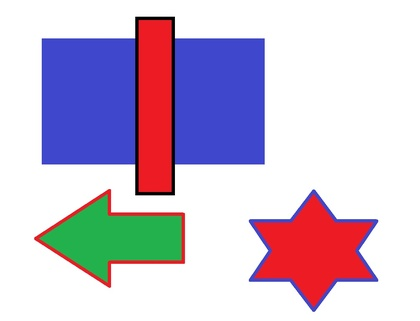
%> input picture Lab2/lab2-task2-image.jpg, 420 x 321 px, shrunk from 1006 x 769 before the run
$ octave lab2task2.m   (GNU Octave 9; MATLAB toolbox functions it lacks are replaced by stand-ins)
%> lines starting %> are read from the running program, lines starting %| are printed output that depends on the picture
img=imread('lab2-task2-image.jpg');
%> img is the input picture: size 321x420x3 uint8; mean R, G, B 204.7, 191.3, 211.5

[x1,y1,z1] = size(img);
%> x1 = 321; y1 = 420; z1 = 3
r = img(:,:,1);
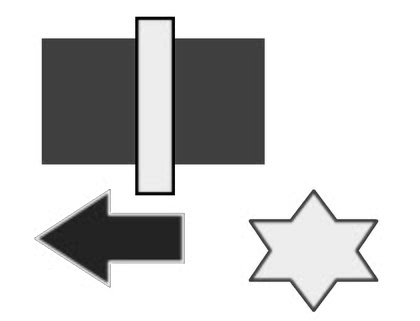
%> r: size 321x420 uint8; min 0, max 255, mean 204.7
g = img(:,:,2);
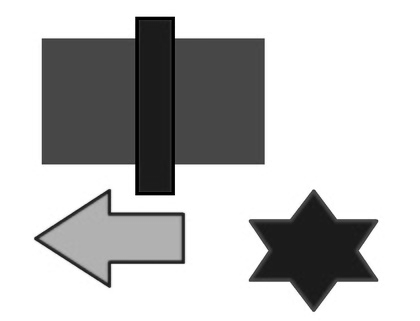
%> g: size 321x420 uint8; min 0, max 255, mean 191.3
b = img(:,:,3);
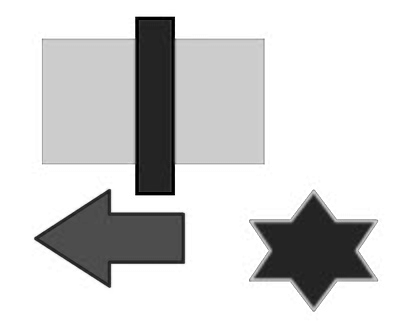
%> b: size 321x420 uint8; min 0, max 255, mean 211.5
x1
%> x1 = 321
y1
%> y1 = 420
z1
%> z1 = 3
for i=1:x1
    for j=1:y1
        b = img(i,j,1);
        g = img(i,j,2);
        r = img(i,j,3);
         if  (r >= 20) && (r<= 55) && (g >= 15) && (g <= 45) (b >= 200) && (b <= 255);
                r=0 ;g=255 ;b=255;
                img(i,j,1)=b;
                img(i,j,2)=g;
                img(i,j,3)=r;
         elseif  (r >= 70) && (r<= 80) && (g >= 150) && (g <= 255) (b >= 30) && (b <= 40);
                r=255 ;g=255 ;b=0;
                img(i,j,1)=b;
                img(i,j,2)=g;
                img(i,j,3)=r;
         elseif  (r >= 200) && (r<= 255) && (g >= 65) && (g <= 75) (b >= 55) && (b <= 65);
                r=255 ;g=0 ;b=255;
                img(i,j,1)=b;
                img(i,j,2)=g;
                img(i,j,3)=r;
         end

    end
end
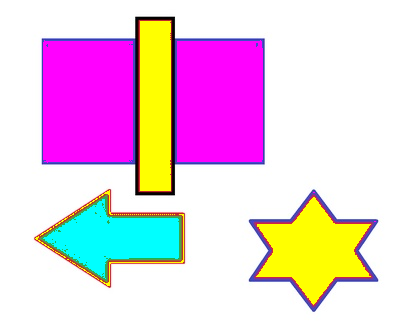
%> img: size 321x420x3 uint8; mean R, G, B 235.3, 203.5, 223.5

imwrite(img,'sd.png');
